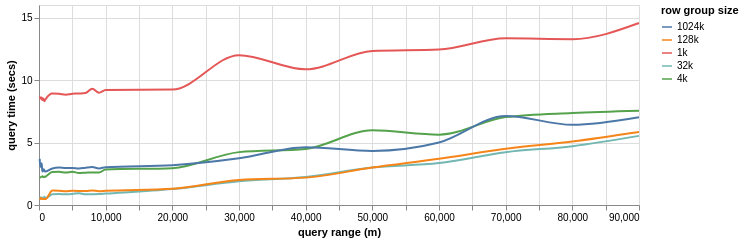

Notebook source saved alongside this figure:
### Code cell
alt.Chart(sources_stack.query("depth==4 and radius_meter < 100000")).mark_line(interpolate="monotone").encode(
    x=alt.X("radius_meter:Q").title('query range (m)'), #.scale(type="log"),
    y=alt.Y("query_time:Q").title('query time (secs)'),
    color=alt.Color("row_group:N", legend=alt.Legend(title="row group size"))
).properties(
    width=600,
    height=200
)

### Figure 1 — Vega-Lite specification as saved in the notebook (floating-point values rounded to 4 significant figures; data arrays with more than 128 entries replaced by an {"elided": "..."} marker saying what was removed)
{"config": {"view": {"continuousWidth": 300, "continuousHeight": 300}}, "data": {"name": "data-98b07997df9c97f7b9cc62a4b99135d6"}, "mark": {"type": "line", "interpolate": "monotone"}, "encoding": {"color": {"field": "row_group", "legend": {"title": "row group size"}, "type": "nominal"}, "x": {"field": "radius_meter", "title": "query range (m)", "type": "quantitative"}, "y": {"field": "query_time", "title": "query time (secs)", "type": "quantitative"}}, "height": 200, "width": 600, "$schema": "https://vega.github.io/schema/vega-lite/v5.17.0.json", "datasets": {"data-98b07997df9c97f7b9cc62a4b99135d6": {"elided": "135 records"}}}
